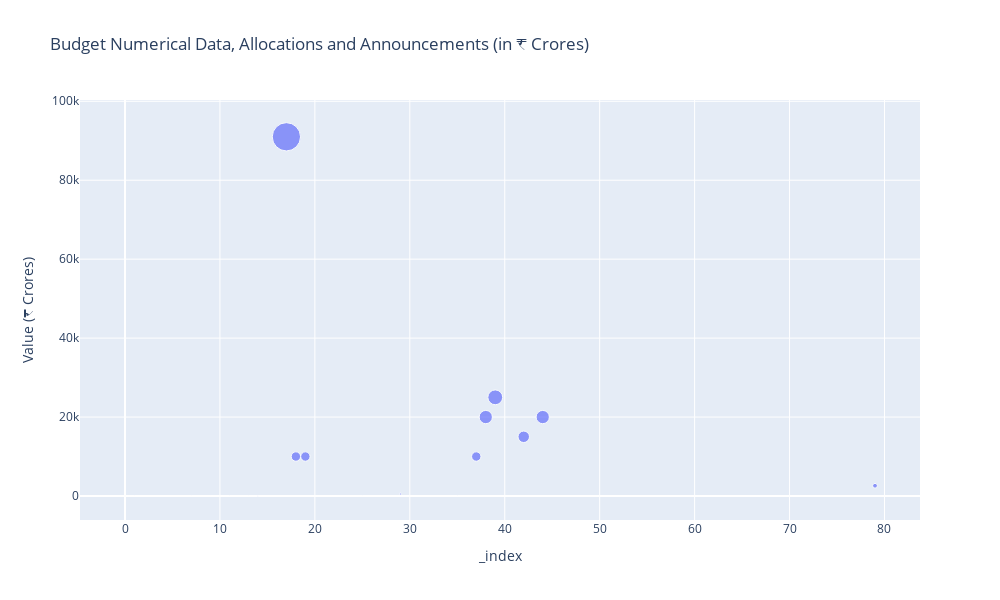

Write notebook code for a chart like this one.
### Markdown cell above
## Scatter plot to show Numerical values in crore

### Code cell


### Figure 1 — Plotly figure (JSON) as saved in the notebook; plotly's stock layout.template omitted (floating-point values rounded to 4 significant figures; data arrays with more than 128 entries replaced by an {"elided": "..."} marker saying what was removed)
{"data": [{"customdata": {"elided": "80 rows, 498 str values in total"}, "hovertemplate": "_index=%{x}<br>Value (₹ Crores)=%{marker.size}<br>Category=%{customdata[0]}<extra></extra>", "legendgroup": "", "marker": {"color": "#636efa", "size": [1.7, 7.7, 0.03, 0.05, 0.127, 0.015, 0.024, 5.7, 1, 7.5, 5, 10, 0.015, 10, 20, 0.05, 0.1, 91000, 10000, 10000, 0.05, 2, 0.22, 0.04, 0.011, 8, 1, 0.2, 0.0135, 500, 0.011, 0.68, 1, 0.015, 0.1, 15, 0.01, 10000, 20000, 25000, 1.5, 4, 15000, 0.01, 20000, 0.1, 1, 0.3147, 0.2557, 0.4716, 0.1018, 0.3496, 0.5065, 0.2837, 0.1154, 0.1482, 0.01, 0.024, 0.06, 0.07, 0.1, 0.9, 0.025, 0.05, 0.07, 0.12, 0.01, 0.1275, 0.04, 0.08, 0.12, 0.16, 0.2, 0.24, 0.12, 0.12, 0.18, 0.25, 0.01, 2600], "sizemode": "area", "sizeref": 227.5, "symbol": "circle"}, "mode": "markers", "name": "", "orientation": "v", "showlegend": false, "type": "scatter", "x": [0, 1, 2, 3, 4, 5, 6, 7, 8, 9, 10, 11, 12, 13, 14, 15, 16, 17, 18, 19, 20, 21, 22, 23, 24, 25, 26, 27, 28, 29, 30, 31, 32, 33, 34, 35, 36, 37, 38, 39, 40, 41, 42, 43, 44, 45, 46, 47, 48, 49, 50, 51, 52, 53, 54, 55, 56, 57, 58, 59, 60, 61, 62, 63, 64, 65, 66, 67, 68, 69, 70, 71, 72, 73, 74, 75, 76, 77, 78, 79], "xaxis": "x", "y": [1.7, 7.7, 0.03, 0.05, 0.127, 0.015, 0.024, 5.7, 1, 7.5, 5, 10, 0.015, 10, 20, 0.05, 0.1, 91000, 10000, 10000, 0.05, 2, 0.22, 0.04, 0.011, 8, 1, 0.2, 0.0135, 500, 0.011, 0.68, 1, 0.015, 0.1, 15, 0.01, 10000, 20000, 25000, 1.5, 4, 15000, 0.01, 20000, 0.1, 1, 0.3147, 0.2557, 0.4716, 0.1018, 0.3496, 0.5065, 0.2837, 0.1154, 0.1482, 0.01, 0.024, 0.06, 0.07, 0.1, 0.9, 0.025, 0.05, 0.07, 0.12, 0.01, 0.1275, 0.04, 0.08, 0.12, 0.16, 0.2, 0.24, 0.12, 0.12, 0.18, 0.25, 0.01, 2600], "yaxis": "y"}], "layout": {"height": 600, "legend": {"itemsizing": "constant", "tracegroupgap": 0}, "title": {"text": "Budget Numerical Data, Allocations and Announcements (in ₹ Crores)"}, "width": 1000, "xaxis": {"anchor": "y", "autorange": true, "domain": [0, 1], "range": [-4.74, 83.74], "title": {"text": "_index"}, "type": "linear"}, "yaxis": {"anchor": "x", "autorange": true, "domain": [0, 1], "range": [-6080.0, 100300.0], "title": {"text": "Value (₹ Crores)"}, "type": "linear"}}}
